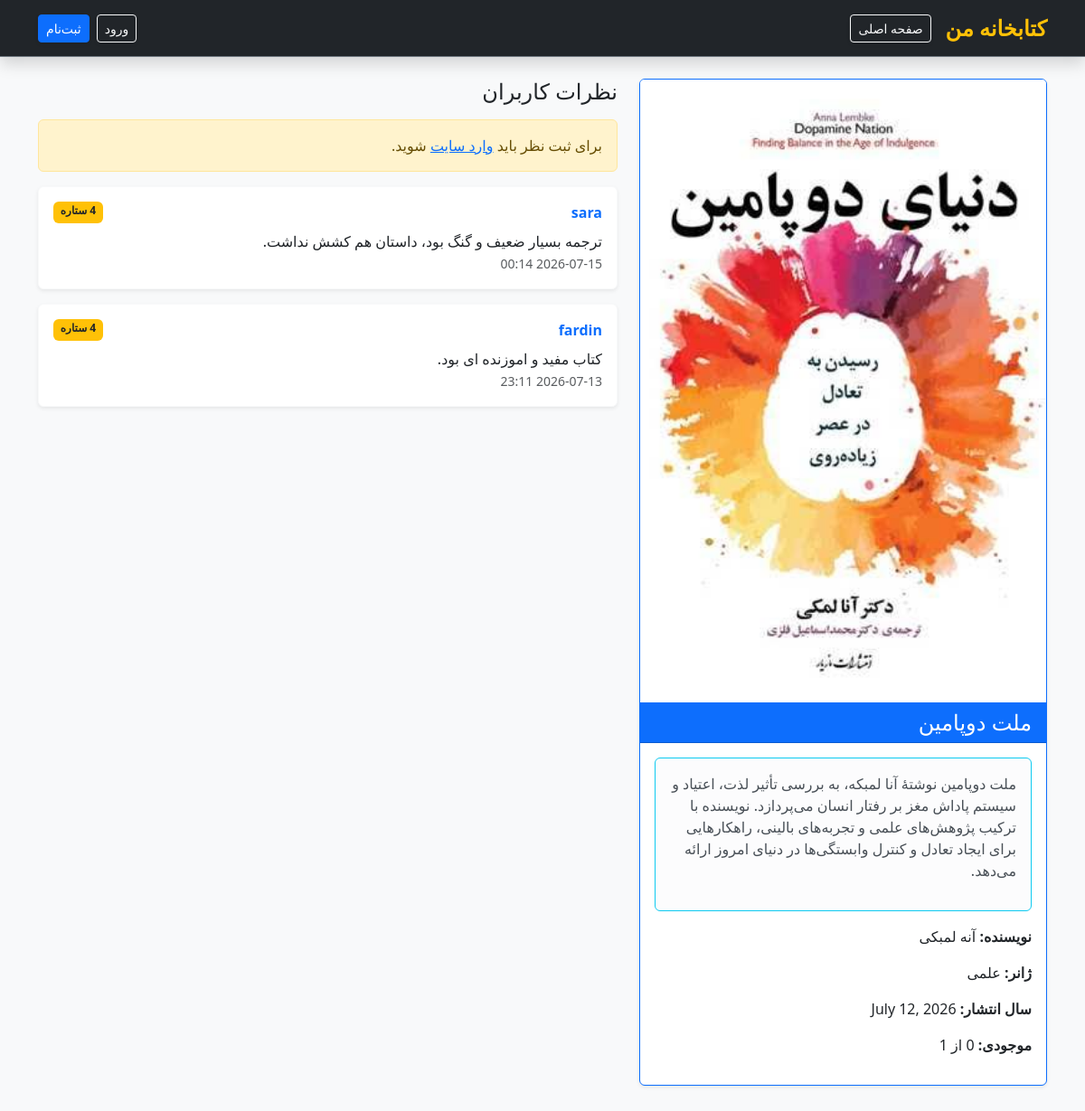
Screenshot of /book/1/ with the database file from the repository.
### library/models.py (models this page shows, shortened)
class Book(models.Model):
    title = models.CharField(max_length=200, verbose_name="نام کتاب")
    author = models.CharField(max_length=150, verbose_name="نویسنده")
    genre = models.CharField(max_length=100, verbose_name="ژانر")
    publish_date = models.DateField(verbose_name="تاریخ انتشار")
    total_copies = models.PositiveIntegerField(default=1, verbose_name="تعداد کل نسخه‌ها")
    available_copies = models.PositiveIntegerField(default=1, verbose_name="نسخه‌های قابل امانت")
    cover_image = models.ImageField(upload_to='book_covers/', null=True, blank=True, verbose_name="تصویر جلد")
    description = models.TextField(null=True, blank=True, verbose_name="خلاصه داستان/توضیحات")

class Review(models.Model):
    book = models.ForeignKey(Book, on_delete=models.CASCADE, related_name='reviews', verbose_name="کتاب")
    user = models.ForeignKey(User, on_delete=models.CASCADE, verbose_name="کاربر")
    rating = models.PositiveIntegerField(verbose_name="امتیاز (۱ تا ۵)")
    comment = models.TextField(verbose_name="متن نظر")
    created_at = models.DateTimeField(auto_now_add=True, verbose_name="تاریخ ثبت")

### library/views.py (the view)
# urls.py: path('book/<int:book_id>/', views.book_detail, name='book_detail'),
def book_detail(request, book_id):
    book = get_object_or_404(Book, id=book_id)
    reviews = book.reviews.all().order_by('-created_at')
    if request.method == 'POST' and request.user.is_authenticated:
        rating = request.POST.get('rating')
        comment = request.POST.get('comment')
        if rating and comment:
            Review.objects.create(book=book, user=request.user, rating=rating, comment=comment)
            return redirect('book_detail', book_id=book.id)
    return render(request, 'library/book_detail.html', {'book': book, 'reviews': reviews})

### library/templates/library/book_detail.html (shortened to what this page needs)
{% extends 'library/base.html' %}
{% block content %}
<div class="row mt-4">
    <div class="col-md-5 mb-4">
        <div class="card shadow-sm border-primary">
            {% if book.cover_image %}
            <img src="{{ book.cover_image.url }}" class="card-img-top" alt="{{ book.title }}">
            {% endif %}
            <div class="card-header bg-primary text-white">
                <h4 class="mb-0">{{ book.title }}</h4>
            </div>
            <div class="card-body">
                {% if book.description %}
                <div class="alert alert-light border border-info mb-3">
                    <p class="mb-0 text-justify text-muted" style="line-height: 1.8;">{{ book.description|linebreaks }}
                    </p>
                </div>
                {% endif %}
                <p><strong>نویسنده:</strong> {{ book.author }}</p>
                <p><strong>ژانر:</strong> {{ book.genre }}</p>
                <p><strong>سال انتشار:</strong> {{ book.publish_date }}</p>
                <p><strong>موجودی:</strong> {{ book.available_copies }} از {{ book.total_copies }}</p>
            </div>
        </div>
    </div>
    <div class="col-md-7">
        <h4 class="mb-3">نظرات کاربران</h4>
        {% if user.is_authenticated %}
        <div class="card shadow-sm mb-4">
            <div class="card-body">
                <form method="post">
                    {% csrf_token %}
                    <div class="mb-3">
                        <label class="form-label fw-bold">امتیاز شما (از ۱ تا ۵):</label>
                        <select name="rating" class="form-select" required>
                            <option value="5">⭐⭐⭐⭐⭐ (عالی)</option>
                            <option value="4">⭐⭐⭐⭐ (خوب)</option>
                            <option value="3">⭐⭐⭐ (متوسط)</option>
                            <option value="2">⭐⭐ (ضعیف)</option>
                            <option value="1">⭐ (خیلی بد)</option>
                        </select>
                    </div>
                    <div class="mb-3">
                        <label class="form-label fw-bold">متن نظر:</label>
                        <textarea name="comment" class="form-control" rows="3" required
                            placeholder="نظر خود را درباره این کتاب بنویسید..."></textarea>
                    </div>
                    <button type="submit" class="btn btn-primary">ثبت نظر</button>
                </form>
            </div>
        </div>
        {% else %}
        <div class="alert alert-warning">برای ثبت نظر باید <a href="{% url 'login' %}">وارد سایت</a> شوید.</div>
        {% endif %}
        {% for review in reviews %}
        <div class="card mb-3 shadow-sm border-light">
            <div class="card-body">
                <div class="d-flex justify-content-between">
                    <strong class="text-primary">{{ review.user.username }}</strong>
                    <span class="badge bg-warning text-dark">{{ review.rating }} ستاره</span>
                </div>
                <p class="mt-2 mb-0">{{ review.comment }}</p>
                <small class="text-muted">{{ review.created_at|date:"Y-m-d H:i" }}</small>
            </div>
        </div>
        {% empty %}
        <p class="text-muted">هنوز نظری برای این کتاب ثبت نشده است. اولین نفر باشید!</p>
        {% endfor %}
    </div>
</div>
{% endblock %}

### library/templates/library/base.html (style rules this page uses)
body { background-color: #f8f9fa; }

### rows the page displays
Book: cover_image (picture), title "ملت دوپامین", description "ملت دوپامین نوشتهٔ آنا لمبکه، به بررسی تأثیر لذت، اعتیاد و سیستم پاداش مغز بر رفتار انسان می‌پردازد. نویسنده با ترکیب پژوهش‌های علمی و تجربه‌های بالینی، راهکارهایی برای ایجاد تعادل و کنترل وابستگی‌ها در دنیای امروز ارائه می‌دهد.", author "آنه لمبکی", genre "علمی", publish_date "July 12, 2026", total_copies "1"
Review: user.username "sara", rating "4", comment "ترجمه بسیار ضعیف و گنگ بود، داستان هم کشش نداشت.", created_at "2026-07-15 00:14"
Review: user.username "fardin", rating "4", comment "کتاب مفید و اموزنده ای بود.", created_at "2026-07-13 23:11"
